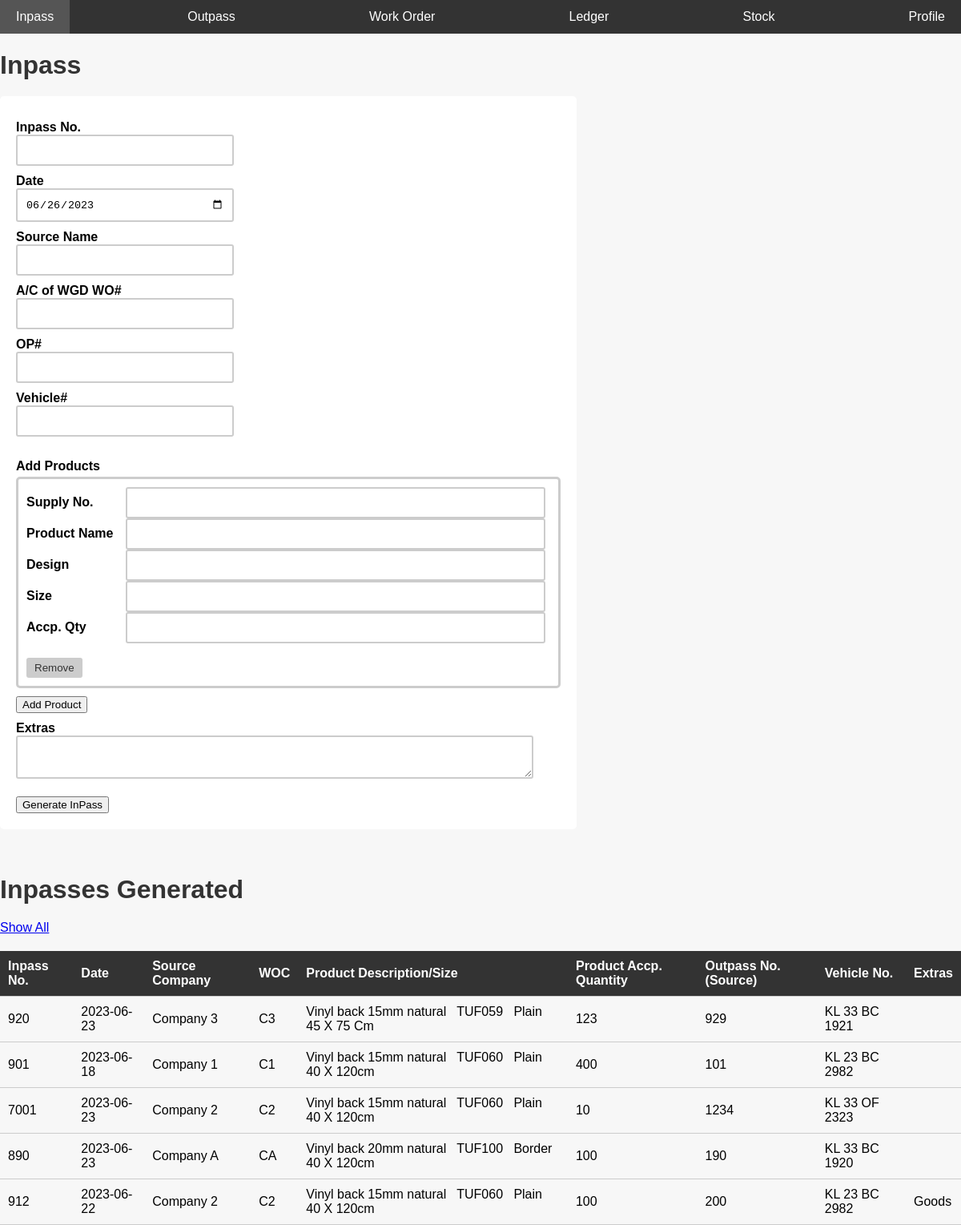
The page /inpass.php on the database its author committed.
### tables this page shows
CREATE TABLE IF NOT EXISTS `inpass` (
  `no` int NOT NULL AUTO_INCREMENT,
  `date` date NOT NULL,
  `source` varchar(125) NOT NULL,
  `woc` varchar(125) NOT NULL,
  `op` int NOT NULL,
  `vehicleno` varchar(50) NOT NULL,
  `extras` varchar(125) NOT NULL,
  `type` varchar(10) NOT NULL DEFAULT 'inpass',
  `timestamp` timestamp NOT NULL DEFAULT CURRENT_TIMESTAMP,
  PRIMARY KEY (`no`)
);

CREATE TABLE IF NOT EXISTS `inpass_products` (
  `inpass_no` int NOT NULL,
  `product_name` varchar(50) NOT NULL,
  `product_code` varchar(25) NOT NULL,
  `product_design` varchar(50) NOT NULL,
  `product_size` varchar(25) NOT NULL,
  `product_qty` int NOT NULL
);

### inpass.php (the view, shortened to what this page needs)
<?php
include 'conn.php';
include 'nav.php';
?>
<?php
$sql4 = "select * from inpass,inpass_products where inpass.no = inpass_products.inpass_no order by timestamp DESC LIMIT 5";
$retval3 = mysqli_query($conn, $sql4);
?>
<html>
<link rel="stylesheet" href="css/inpass.css">
<head>
</head>
<body>
    <div>
        <div class="formdiv">
            <h1>Inpass</h1>
            <form name="ip" method="post" action="">
                <label for="ipno">Inpass No.</label>
                <input type="text" required name="ipno">
                <label for="date">Date</label>
                <input type="date" required name="date" id="today_date">
                <label>Source Name</label>
                <input list="companylist" required name="source" id="source_name">
                 <br>
                <label for="woc">A/C of WGD WO#</label>
                <input type="text" required name="woc" id="company_code"> <br>
                <label for="opno">OP#</label>
                <input type="text" required name="opno"> <br>
                <label for="vechicle">Vehicle#</label>
                <input type="text" required name="vehicle"> <br> <br>
                <label>Add Products</label>
                <div class="divider1"></div>
                <div id="product_fields">
                </div>
                <button type="button" id="add_product_field">Add Product</button>
                <br>
                <label for="extras">Extras</label>
                <textarea id="extras" name="extras"></textarea> <br> <br>
                <button type="submit" name="ip">Generate InPass</button>
            </form>
            <br><br>
        </div>
    </div>
    <div>
        <h1>Inpasses Generated</h1>
        <a href="inpassshowall.php?f=0" target="_blank">Show All</a>
        <table style="border-spacing: 30px;">
            <thead>
                <th>
                    Inpass No.
                </th>
                <th>
                    Date
                </th>
                <th>
                    Source Company
                </th>
                <th>
                    WOC
                </th>
                <th>
                    Product Description/Size
                </th>
                <th>
                    Product Accp. Quantity
                </th>
                <th>
                    Outpass No.(Source)
                </th>
                <th>
                    Vehicle No.
                </th>
                <th>
                    Extras
                </th>
            </thead>
            <tbody>
                <tr>
                    <?php
                    while ($row = $retval3->fetch_assoc()) {
                        if (!empty($row)) {
                            echo "
                    <tr>
                    <td>
                    {$row['no']}
                    </td>
                    <td>
                    {$row['date']}
                    </td>
                    <td>
                    {$row['source']}
                    </td>
                    <td>
                    {$row['woc']}
                    </td>
                    <td>
                    {$row['product_name']}
                    &nbsp;
                    {$row['product_code']}
                    &nbsp;
                    {$row['product_design']}
                    &nbsp;
                    {$row['product_size']}
                    </td>
                    <td>
                    {$row['product_qty']}
                    </td>
                    <td>
                    {$row['op']}
                    </td>
                    <td>
                    {$row['vehicleno']}
                    </td>
                    <td>
                    {$row['extras']}
                    </td>
                    </tr>
                    ";
                        }
                    }
                    ?>
                </tr>
            </tbody>
        </table>
    </div>
</body>
</html>

### css/inpass.css (style rules this page uses)
body { font-family: Arial, sans-serif; background-color: #f7f7f7; margin: 0; padding: 0px; }
h1 { color: #333; margin-bottom: 20px; }
form { background-color: #fff; padding: 20px; border-radius: 5px; }
label { font-weight: bold; display: block; margin-top: 10px; }
input, input[type="text"], input[type="date"], textarea { width: 40%; padding: 10px; border: 2px solid #ccc; border-radius: 3px; box-sizing: border-box; }
table { width: 100%; border-collapse: collapse; margin-top: 20px; }
th, td { padding: 10px; border-bottom: 1px solid #ccc; text-align: left; }
th { background-color: #333; color: #fff; }
.product_field input,textarea { width: 80%; }
#extras { width: 95%; }
.divider1 { height: 4px; }
.formdiv { width: 60%; }

### nav.php (style rules this page uses)
body { margin: 0; padding: 0; font-family: Arial, sans-serif; }

### rows shown on the page
inpass: no "920", date "2023-06-23", source "Company 3", woc "C3", inpass_products.product_name "Vinyl back 15mm natural", inpass_products.product_code "TUF059", inpass_products.product_design "Plain", inpass_products.product_size "45 X 75 Cm", inpass_products.product_qty "123", op "929", vehicleno "KL 33 BC 1921"
inpass: no "901", date "2023-06-18", source "Company 1", woc "C1", inpass_products.product_name "Vinyl back 15mm natural", inpass_products.product_code "TUF060", inpass_products.product_design "Plain", inpass_products.product_size "40 X 120cm", inpass_products.product_qty "400", op "101", vehicleno "KL 23 BC 2982"
inpass: no "7001", date "2023-06-23", source "Company 2", woc "C2", inpass_products.product_name "Vinyl back 15mm natural", inpass_products.product_code "TUF060", inpass_products.product_design "Plain", inpass_products.product_size "40 X 120cm", inpass_products.product_qty "10", op "1234", vehicleno "KL 33 OF 2323"
inpass: no "890", date "2023-06-23", source "Company A", woc "CA", inpass_products.product_name "Vinyl back 20mm natural", inpass_products.product_code "TUF100", inpass_products.product_design "Border", inpass_products.product_size "40 X 120cm", inpass_products.product_qty "100", op "190", vehicleno "KL 33 BC 1920"
inpass: no "912", date "2023-06-22", source "Company 2", woc "C2", inpass_products.product_name "Vinyl back 15mm natural", inpass_products.product_code "TUF060", inpass_products.product_design "Plain", inpass_products.product_size "40 X 120cm", inpass_products.product_qty "100", op "200", vehicleno "KL 23 BC 2982", extras "Goods"
